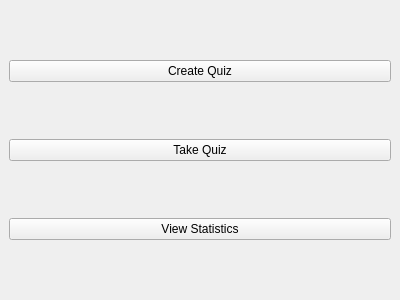
<?xml version="1.0" encoding="UTF-8"?>
<ui version="4.0">
 <class>MainWindow</class>
 <widget class="QMainWindow" name="MainWindow">
  <property name="geometry">
   <rect>
    <x>0</x>
    <y>0</y>
    <width>400</width>
    <height>300</height>
   </rect>
  </property>
  <property name="windowTitle">
   <string>Quiz Application</string>
  </property>
  <widget class="QWidget" name="centralwidget">
   <layout class="QVBoxLayout" name="verticalLayout">
    <item>
     <widget class="QPushButton" name="btn_create_quiz">
      <property name="text">
       <string>Create Quiz</string>
      </property>
     </widget>
    </item>
    <item>
     <widget class="QPushButton" name="btn_take_quiz">
      <property name="text">
       <string>Take Quiz</string>
      </property>
     </widget>
    </item>
    <item>
     <widget class="QPushButton" name="btn_view_stats">
      <property name="text">
       <string>View Statistics</string>
      </property>
     </widget>
    </item>
   </layout>
  </widget>
 </widget>
 <resources/>
 <connections/>
</ui>
